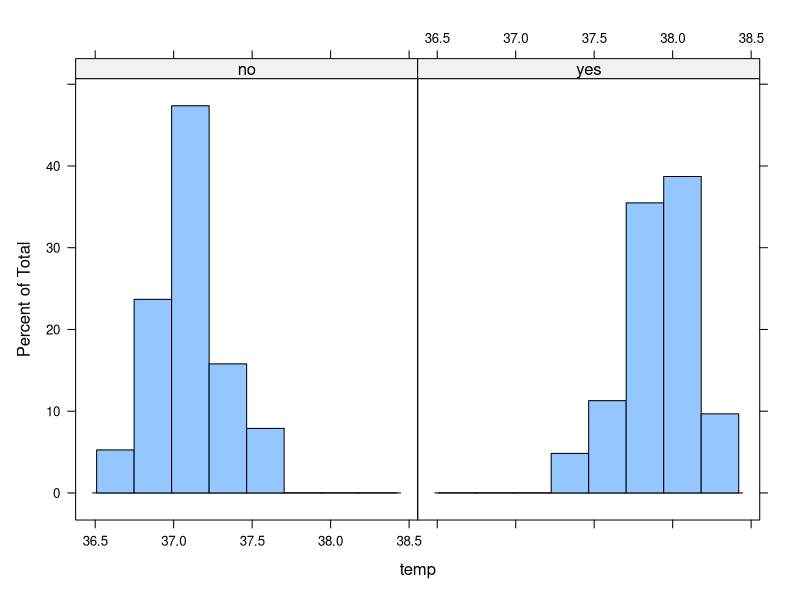
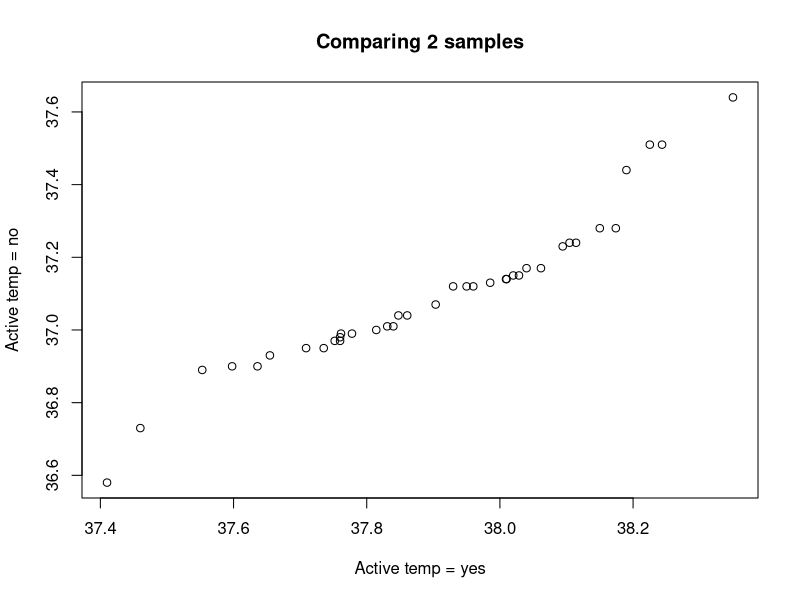
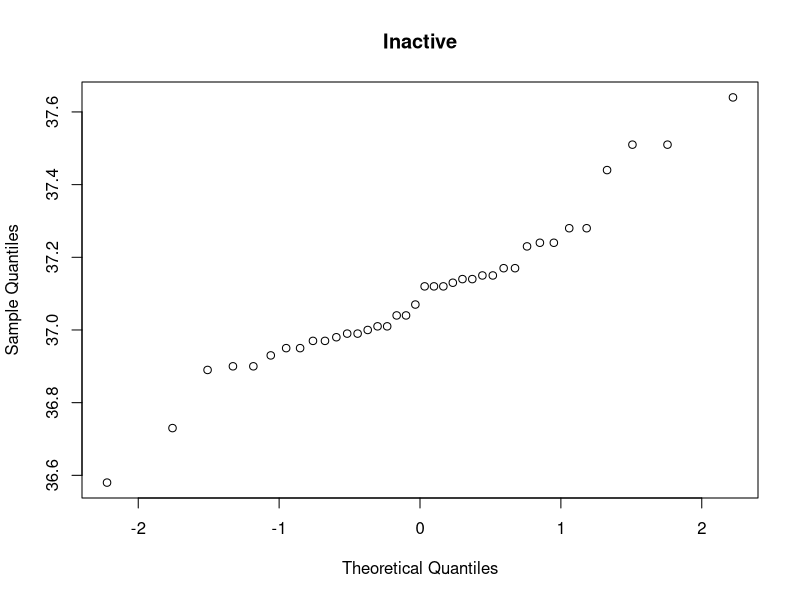
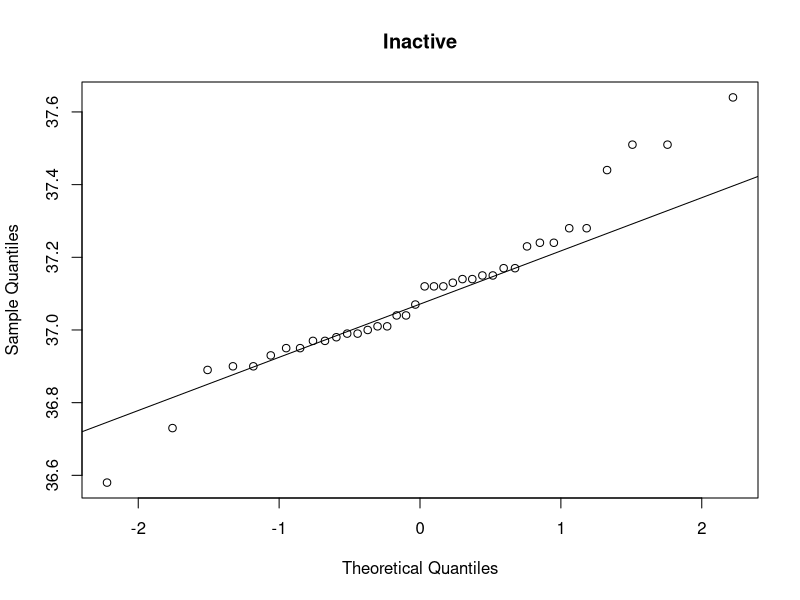
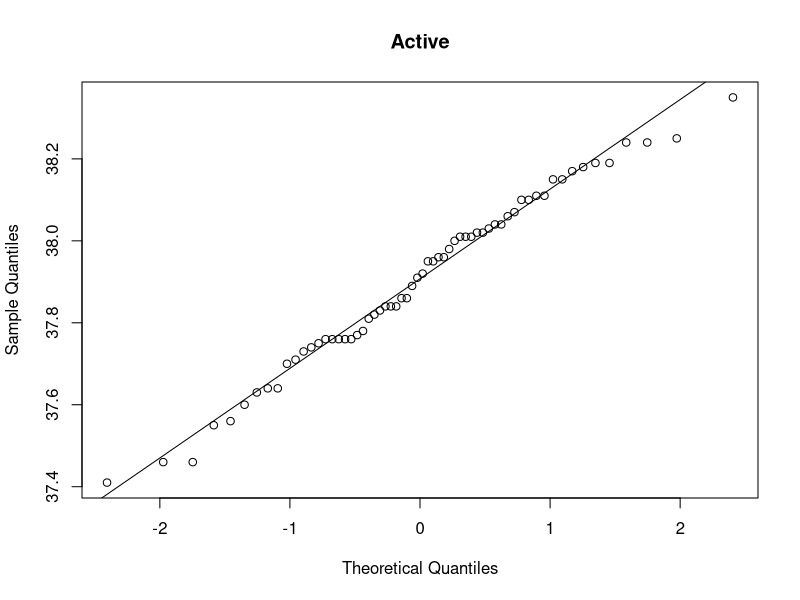

Write R code to recreate these figures, in order. (Note: this script raises an error after producing the figures.)
# Using statistical methods to examine
# the relationships between variables of interest
 
?beavers
str(beaver2)
# The beaver dataset contains data on body temp of 4 beavers
# every 10 mins over a day for demo purposes 
# We want to examine the difference in average body temp
# during periods of activity to evaluate whether
# body temperature is affected by activity
# First we need to ensure that data is in correct format
# Activ should be a factor
# Temp is numerical

# use the transform function to
# change activ to a factor

transformed_beaver_data <- transform(beaver2,
                            activ = factor(activ, labels = c("no", "yes")))

# Selecting the appropriate test
# We need to check whether the data is normally distributed or not
# See notes for more information

library("lattice")
# The histogram uses a 1 sided formula, so we
# dont specify anything on left side of ~
# and on right side we specify which variable is in the histogram
# ie temp.
# After the vertical line we show the factor by which the data
# is split ie "activ"
histogram(~temp | activ, data = transformed_beaver_data)

# Quantile-quantile plot allows us to 
# data is distributed normally
# Compare the quantiles of both samples 
# We use square brackets to select the cases we want

with(transformed_beaver_data,
     qqplot(temp[activ == "yes"],
            temp[activ == "no"], 
            main = "Comparing 2 samples", 
            xlab = "Active temp = yes",
            ylab =  "Active temp = no"))

# Using a QQ plot to check for normality
# qqnorm function plots your sample 
# against a normal distribution
with(transformed_beaver_data, {
  qqnorm(temp[activ == "no"], 
         main = "Inactive")
  })

# We can add normailty line 
# to the plot to evaluate normality
# for active period = no
with(transformed_beaver_data, {
  qqnorm(temp[activ == "no"], 
         main = "Inactive")
         qqline(temp[activ == "no"])
})

# And we can change for active period
# = "yes"
with(transformed_beaver_data, {
  qqnorm(temp[activ == "yes"], 
         main = "Active")
  qqline(temp[activ == "yes"])
})

# Formal test of normality
# provided through widely used Shapiro-Wilks test
normality_test <- shapiro.test(transformed_beaver_data$temp)
normality_test$p.value
# p-value tells us the chances that the sample comes 
# from a normal distribution 
# In this example, p-value is clearly lower than 0.05
# so not normally distributed

# We can check the normality in each variable
# using the tapply() function
with(transformed_beaver_data, tapply(temp, activ, shapiro.test))

# Comparing 2 samples - most widely used test
# eg comparing mileage in cars with manual and auto gearboxes
# R provides 2 tests for comparing numerical data
# the t-test and the Wilcoxon test
# Wilcoxon test does not require normally distributed data

# Carrying out a t-test
# Normally we can only carry out t-test on samples where variances
# are equal. Applying Welch variation allows for unequal variances

# In this test we are evaluating temp within groups determined by activ
t.test(temp ~ activ, data = transformed_beaver_data)

# t = test statistic
# df = degrees of freedom
# p = p value. Small p = means of both samples differ significantly
# Alternative hypothesis = what you can conclude if the p-value 
# is lower than the limit for significance (<0.05)
# This shows us that the true mean of the difference is not 0 
# ie that we reject the null hypothesis
# 95 percent confidence interval contains the difference between the means
# with 95% probability, in this case the difference between the means lies probably
# between 0.72 and 0.89

# We can also use two separate vectors for the samples you want to compare
# and pass both to the function
with(transformed_beaver_data,
       t.test(temp[activ == "yes"],
            temp[activ == "no"]))

# We can use the Wilcox.text() function 
# for data that deviates from normality
# In this test we get the test statistic (W)
# as well as the p value
# This test examines whether the centre of the data
# differs for both samples
wilcox.test(temp ~ activ, data = transformed_beaver_data)
# This test is the same as the Mann-Whitney U test
# so R doent have a separate test for Mann-Whitney

t.test(extra ~ group, data = sleep, paired = TRUE)

# Comparing paired data
# Paired data occurs when 2 different treatments are
# given to the same subjects

# Sleep dataset contains data from 10 participants
# who are given 2 types of sleep medicine
# Researchers record difference in sleep for
# each person with and without drugs
str(sleep)
# Extra = extra hours of sleep after medication
# Group = which variant each participant took
# Id = participant ID

# Each person gets both variants - data is therefore paired
# We want to know if both types of sleep medicine had an effect
# on length of sleep

# t test and wilcox test have paired argument
t.test(extra ~ group, data = sleep, paired = TRUE)
# We only get 1 mean instead of 2 this time

# Testing counts and proportions
# Counts are summarised in tables

# Example of patients involved in car accidents
# whether they wore a seat belt or not
survivors <- matrix(c(1781, 1443, 135, 47), ncol = 2)
colnames(survivors) <- c("survived", "died")
rownames(survivors) <- c("no seat belt", "seat belt")
survivors

# A proportion test can examine the probability
# that both proportions are the same
result_prop_test <- prop.test(survivors)
result_prop_test
# Results are almost identical to t.test function
# p value tells us how likely it is that both 
# proportions are equal.
# p = 0.0000008105 - null hypothesis not true
# therefore dying in a hospital after a crash is lower 
# if you’re wearing a seat belt at the time of the crash

# We can use the prop.test() function with 2 columns
# Alternatively we can use the chisq.test()function 
# to examine this same seat belt data
chisq.test(survivors)
# Results from both tests are the same - as expected

# These tests can also be used with more than 2 columns
# We'll use HairEyeColor to proove this

str(HairEyeColor)
class(HairEyeColor)
# Contains 3 dimensions - hair, eye colour, and sex
# We can use dimnames to collapse to extract dimension names
# See help for more details
dimnames(HairEyeColor)

# Check if hair colour and eye colour are related
# we have to collapse the table first using the margin.table() function
# The margin argumant is an index number, so
# we're building the table firstly by hair and then organise
# data by eye colour
hair_eye_margin <- margin.table(HairEyeColor, margin = c(1, 2))
hair_eye_margin

# Once this is built then we can simply check
# whether hair and eye colour are related
chisq.test(hair_eye_margin)
# The p-value tells us some combinations of hair and eye color are more
# common than others.
